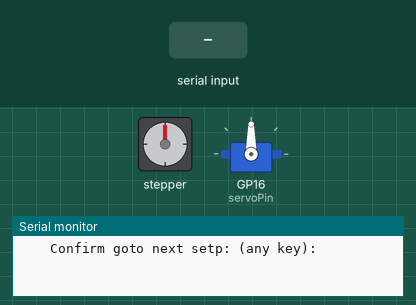
A program run on a simulated Raspberry Pi Pico. Shown: stepper motor, servo, the last lines printed to the serial monitor. Wiring (inferred from the names in the program): stepper motor (2048 steps per turn assumed): coils GP18, GP19, GP20, GP21. The inputs (shaded band) are chosen by the test bench.

Above: at 0.8 s.
0.9 s: "1" received over Serial
2.4 s: "0" received over Serial
At 3.4 s:
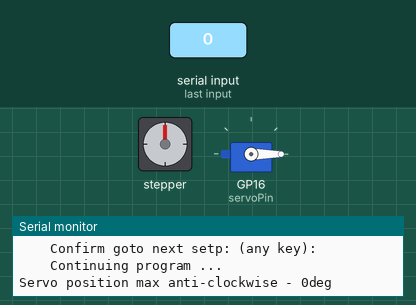
7.7 s: "2" received over Serial
At 9.2 s:
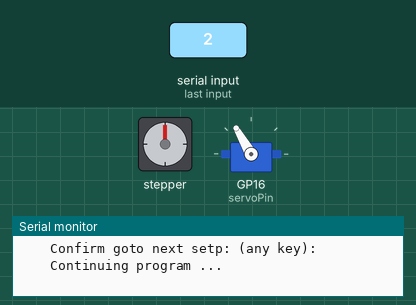
16.7 s: "1" received over Serial
At 20.7 s:
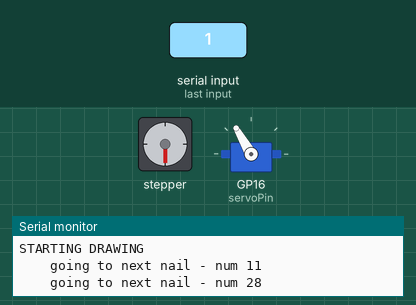
Timing chart, 0 to 35.2 s (numbered marks = the images above; inputs shaded):
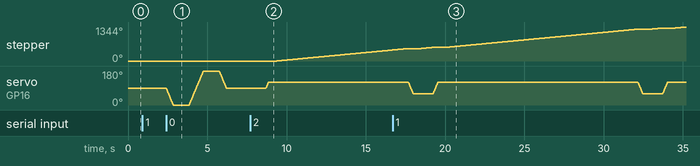

Measured:
- after the input at 7.7 s, stepper: keeps turning clockwise at about 60°/s, starting after 1.7 s; servo on GP16 (servoPin): moves from 90° to 120° over 0.15 s, starting after 1.0 s

The program:

main.cpp
```cpp
#include <Arduino.h>
#include <Servo.h>

/* Ring variables */
const int num_nails = 32;

/* Stepper variables */
const int motorPin1 = 18; // Blue (IN1)
const int motorPin2 = 19; // Pink (IN2)
const int motorPin3 = 20; // Yellow (IN3)
const int motorPin4 = 21; // Orange (IN4)
const int stepper_steps_per_ring_rotation = 4096*4; // 4 to 1 reducion from stepper to ring, stepper has 2048 steps with half-step sequencing
const int steps_per_nail = stepper_steps_per_ring_rotation / num_nails; // divides cleanly to 512 (32 nails)
const int target_stepper_rpm = 10;
const int step_delay_microseconds = (60/target_stepper_rpm) * 1000 * 1000 / 4096; // calculate delay in um
int current_ring_step_position = 0;

/* Servo variables */
const int servoPin = 16;
const int servo_middle_angle = 90;
const int servo_rotation_angle_span = 60;
const int servo_inside_angle = servo_middle_angle + servo_rotation_angle_span/2;
const int servo_outside_angle = servo_middle_angle - servo_rotation_angle_span/2;
const int SERVO_DELAY_MS = 500;

Servo myServo;
int current_servo_angle = 90;
int current_step_index = 0;

const int double_bounce_star_sequence[] = { 0, 11, 28, 7, 24, 3, 20, 31, 16, 27, 12, 23, 8, 19, 4, 15, 0 };
const int double_bounce_star_sequence_len = 17;

// Sekwencja Half-step (8 kroków) - Działająca wersja
const int lookup[8][4] = {
  {1, 0, 0, 0}, {1, 1, 0, 0}, {0, 1, 0, 0}, {0, 1, 1, 0},
  {0, 0, 1, 0}, {0, 0, 1, 1}, {0, 0, 0, 1}, {1, 0, 0, 1}
};

void rotate_ring(int steps, bool anti_clockwise = true) {
    for (int i = 0; i < steps; i++) {
        // one stepper step sequence
        digitalWrite(motorPin1, lookup[current_step_index][0]);
        digitalWrite(motorPin2, lookup[current_step_index][1]);
        digitalWrite(motorPin3, lookup[current_step_index][2]);
        digitalWrite(motorPin4, lookup[current_step_index][3]);

        current_step_index = (current_step_index + (anti_clockwise ? 1 : 7)) % 8;
        current_ring_step_position = (current_ring_step_position + (anti_clockwise ? 1 : (stepper_steps_per_ring_rotation-1))) % stepper_steps_per_ring_rotation;

        delayMicroseconds(step_delay_microseconds);
    }
}

void moveServo(int targetAngle) {
    if (targetAngle < 0 || targetAngle > 180) {
        Serial.println("Error: angle outside range (0-180deg).");
        return;
    }

    // smoothly rotate to target angle
    int step_direction = (targetAngle > current_servo_angle) ? 1 : -1;
    while (current_servo_angle != targetAngle) {
        current_servo_angle += step_direction;
        myServo.write(current_servo_angle);
        delay(5);
    }

    delay(SERVO_DELAY_MS);
}

void wait_for_user_confirm() {
    Serial.println("    Confirm goto next setp: (any key): ");
    while (!Serial.available()); // wait until serial input
    while (Serial.available()) Serial.read(); // clear input buffer
    Serial.println("    Continuing program ...");
}

void rotate_ring_to_nail(int nail_idx) {
    int target_pos = nail_idx * steps_per_nail;

    int diff = target_pos - current_ring_step_position;
    if (diff > stepper_steps_per_ring_rotation / 2) diff -= stepper_steps_per_ring_rotation;
    if (diff < -stepper_steps_per_ring_rotation / 2) diff += stepper_steps_per_ring_rotation;

    rotate_ring(abs(diff), diff > 0);
}

// ...

void plot_around_nail (int nail_idx) {
    rotate_ring_to_nail (nail_idx);
    moveServo (servo_outside_angle);
    rotate_ring_to_nail ( (nail_idx+1) % num_nails );
    moveServo (servo_inside_angle);
}

// ...

void setup() {
  Serial.begin(115200);
  while(!Serial);

  pinMode(motorPin1, OUTPUT);
  pinMode(motorPin2, OUTPUT);
  pinMode(motorPin3, OUTPUT);
  pinMode(motorPin4, OUTPUT);

  myServo.attach(servoPin);

    // initalize program
    wait_for_user_confirm();

    //remove ring
    Serial.println("");
    Serial.println("Please make sure the nail ring or servo arm is removed");
    wait_for_user_confirm();

    Serial.println("");
    Serial.println("Servo position max anti-clockwise - 0deg");
    moveServo(0);
    delay(500);
    Serial.println("Servo position max clockwise - 180deg");
    moveServo(180);
    delay(500);
    Serial.println("Servo position middle - 90deg");
    moveServo(90);
    delay(500);

    Serial.println("");
    Serial.println("Please configure the servo-arm and nail ring to the inital position");
    wait_for_user_confirm();
    delay(1000);
}

void loop() {

    Serial.print("");
    moveServo(servo_inside_angle);
    rotate_ring_to_nail (double_bounce_star_sequence[1]);
    Serial.println("Please attach the string to the starting nail");
    Serial.println("  the nail under the servo arm is number 0");
    Serial.print("  "); Serial.print(double_bounce_star_sequence[1]); Serial.println(" counting counter-clockwise");
    Serial.print("  "); Serial.print(num_nails - double_bounce_star_sequence[1]); Serial.println(" counting clockwise");
    wait_for_user_confirm();

    Serial.print("");
    Serial.println("STARTING DRAWING");

    for (int i=1; i<double_bounce_star_sequence_len; i++) {
        Serial.print("    going to next nail - num ");
        Serial.println(double_bounce_star_sequence[i]);

        plot_around_nail ( double_bounce_star_sequence[i] );
    }

    Serial.println("DRAWING COMPLETE");

    while (true) {
        delay(10000);
    }
}
```
